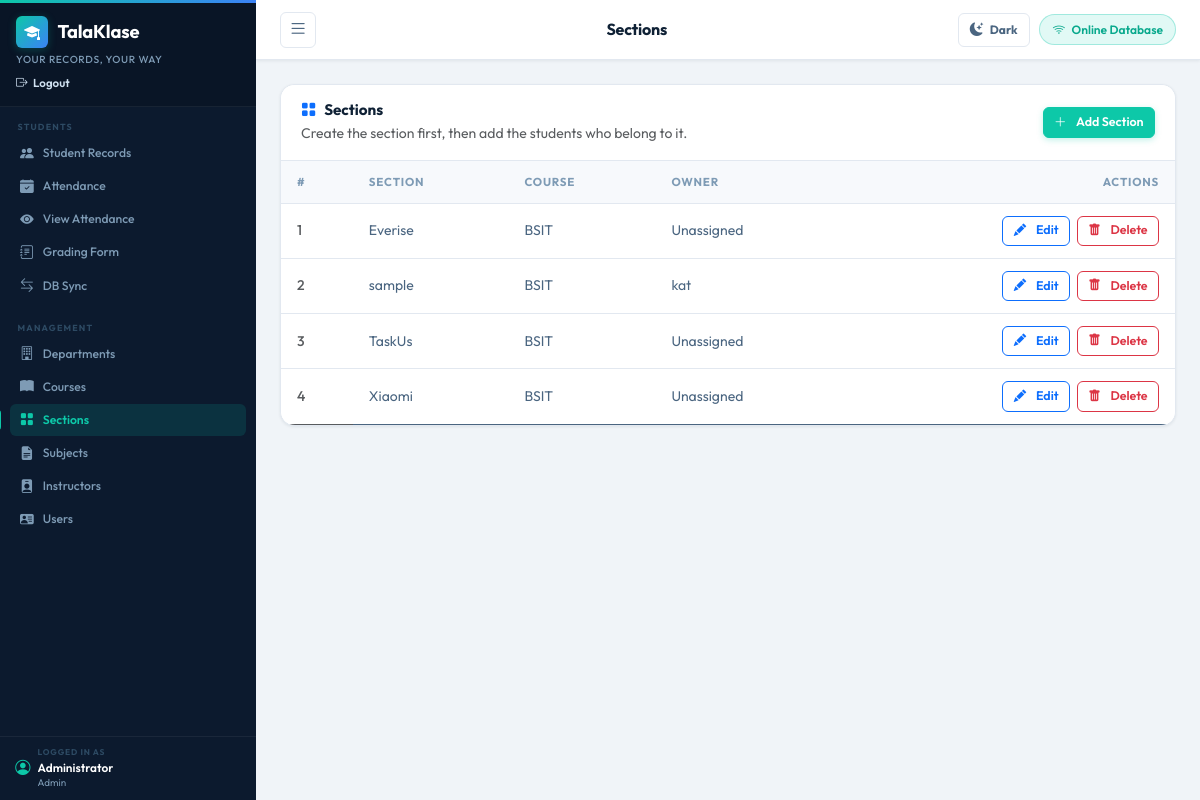
The page /index.php?page=sections (signed in) on the database its author committed.
### tables this page shows
CREATE TABLE `section` (
  `sectionID` int(100) NOT NULL,
  `section` varchar(20) NOT NULL,
  `course_id` int(11) NOT NULL,
  `inst_id` int(11) DEFAULT NULL
);

CREATE TABLE `course` (
  `course_id` int(11) NOT NULL,
  `course_name` varchar(100) NOT NULL,
  `course_acronym` varchar(10) NOT NULL,
  `dept_id` int(11) DEFAULT NULL
);

CREATE TABLE `instructor` (
  `inst_id` int(11) NOT NULL,
  `inst_name` varchar(100) NOT NULL,
  `dept_id` int(11) DEFAULT NULL
);

### pages/sections.php (the view, shortened to what this page needs)
<?php
$pdo = getConnection();
$canManageAllSections = can('manage_users');
if ($canManageAllSections) {
    $sectionsStmt = $pdo->query(
        "SELECT s.sectionID, s.section, s.course_id, s.inst_id, c.course_acronym, i.inst_name
         FROM section s
         LEFT JOIN course c ON c.course_id = s.course_id
         LEFT JOIN instructor i ON i.inst_id = s.inst_id
         ORDER BY s.section"
    );
    $sections = $sectionsStmt->fetchAll();
}
?>
<div class="card">
  <div class="card-header d-flex justify-content-between align-items-center flex-wrap gap-2">
    <div>
      <h6 class="mb-1"><i class="bi bi-grid-fill me-2 text-primary"></i>Sections</h6>
      <div class="text-muted small">Create the section first, then add the students who belong to it.</div>
    </div>
    <button class="btn btn-primary btn-sm" data-bs-toggle="modal" data-bs-target="#addModal">
      <i class="bi bi-plus-lg me-1"></i> Add Section
    </button>
  </div>
  <div class="table-responsive">
    <table class="table table-hover mb-0 align-middle">
      <thead>
        <tr>
          <th>#</th>
          <th>Section</th>
          <th>Course</th>
          <th>Owner</th>
          <th class="text-end">Actions</th>
        </tr>
      </thead>
      <tbody>
        <?php if (empty($sections)): ?>
          <tr>
            <td colspan="5" class="text-center text-muted py-4">No sections found.</td>
          </tr>
        <?php else: ?>
          <?php foreach ($sections as $index => $section): ?>
            <tr>
              <td class="text-muted"><?= $index + 1 ?></td>
              <td><?= htmlspecialchars($section['section'] ?? '') ?></td>
              <td><?= htmlspecialchars($section['course_acronym'] ?? '') ?></td>
              <td><?= htmlspecialchars($section['inst_name'] ?? 'Unassigned') ?></td>
              <td class="text-end">
                <button class="btn btn-sm btn-outline-primary" onclick='openEdit(<?= htmlspecialchars(json_encode($section), ENT_QUOTES, "UTF-8") ?>)'>
                  <i class="bi bi-pencil-fill me-1"></i>Edit
                </button>
                <button class="btn btn-sm btn-outline-danger ms-1" onclick="deleteRecord(<?= (int)$section['sectionID'] ?>, '<?= htmlspecialchars($section['section'] ?? '', ENT_QUOTES, 'UTF-8') ?>')">
                  <i class="bi bi-trash-fill me-1"></i>Delete
                </button>
              </td>
            </tr>
          <?php endforeach; ?>
        <?php endif; ?>
      </tbody>
    </table>
  </div>
</div>

### assets/css/style.css (style rules this page uses)
:root { --sidebar-w: 256px; --topbar-h: 60px; --sb-bg: #0c1a2e; --sb-header-bg: #091526; --sb-text: #7e9bb5; --sb-text-hover: #cfe0f0; --sb-active-bg: rgba(13,200,168,0.14); --sb-active-text: #0dc8a8; --sb-section: #2d4a63; --sb-border: rgba(255,255,255,0.06); --accent: #0dc8a8; --accent-dark: #09a98d; --accent-light: rgba(13,200,168,0.12); --accent-glow: rgba(13,200,168,0.25); --bg: #f0f4f8; --surface: #ffffff; --surface-2: #f7f9fc; --border: #e2e8f0; --border-strong: #cbd5e1; --row-hover: #f0faf8; --overlay-bg: rgba(240,244,248,0.8); --text-primary: #0f2135; --text-secondary: #4a6580; --text-muted: #7e9bb5; --success: #10b981; --warning: #f59e0b; --danger: #ef4444; --info: #3b82f6; --radius-sm: 6px; --radius: 10px; --radius-lg: 14px; --shadow-sm: 0 1px 3px rgba(15,33,53,0.08); --shadow: 0 2px 8px rgba(15,33,53,0.10); --shadow-lg: 0 8px 24px rgba(15,33,53,0.13); --trans: 0.22s cubic-bezier(0.4,0,0.2,1); }
*,*::before,*::after { box-sizing:border-box; }
body { font-family: 'Outfit', system-ui, sans-serif; background: var(--bg); color: var(--text-primary); margin: 0; -webkit-font-smoothing: antialiased; }
.card { border:1px solid var(--border);border-radius:var(--radius-lg);box-shadow:var(--shadow-sm);background:var(--surface); }
.card-header { background:var(--surface);border-bottom:1px solid var(--border); border-radius:var(--radius-lg) var(--radius-lg) 0 0 !important; padding:1rem 1.25rem; display:flex; align-items:center; justify-content:space-between; flex-wrap:wrap; gap:0.75rem; }
.card-header h5,.card-header h6 { font-weight:700;font-size:0.95rem;color:var(--text-primary);margin:0; }
.table-responsive { overflow-x:auto;-webkit-overflow-scrolling:touch;border-radius:0 0 var(--radius-lg) var(--radius-lg); }
.table { font-size:0.875rem;margin:0; }
.table thead th { background:var(--surface-2);font-weight:700;font-size:0.72rem; text-transform:uppercase;letter-spacing:0.8px;color:var(--text-muted); border-bottom:1px solid var(--border);border-top:none; padding:0.75rem 1rem;white-space:nowrap; }
.table tbody tr { transition:background var(--trans);border-bottom:1px solid var(--border); }
.table tbody tr:last-child { border-bottom:none; }
.table td { vertical-align:middle;padding:0.75rem 1rem;color:var(--text-secondary); }
.table td:first-child { color:var(--text-primary);font-weight:500; }
.btn { font-family:'Outfit',system-ui,sans-serif;font-weight:600;font-size:0.85rem; border-radius:var(--radius-sm);transition:all var(--trans); display:inline-flex;align-items:center;gap:0.35rem; }
.btn-primary { background:var(--accent);border-color:var(--accent);color:#fff;box-shadow:0 2px 6px var(--accent-glow); }
.btn-sm { font-size:0.78rem;padding:0.3rem 0.65rem; }

### rows shown on the page
section: section "Everise", course.course_acronym "BSIT", inst_name "Unassigned"
section: section "sample", course.course_acronym "BSIT", inst.inst_name "kat"
section: section "TaskUs", course.course_acronym "BSIT", inst_name "Unassigned"
section: section "Xiaomi", course.course_acronym "BSIT", inst_name "Unassigned"

### other values the page prints
current_user()['name'] "Administrator"
current_user()['role'] "Admin"
$currentTitle "Sections"
$_SESSION['db_source'] "Online Database"
